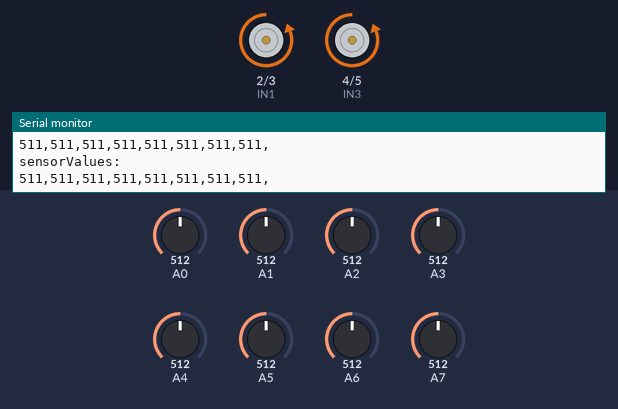
Bench run of a program on a simulated Arduino Nano, built with avr-gcc and run on an emulated ATmega328P. Shown: motor-driver pin pairs drawn as motors (green arrow = first pin HIGH = forward, orange = second pin HIGH = backward, longer = more drive, scaled by the enable pin), the last lines printed to the serial monitor. The test bench sets the inputs (shaded band); at power-on: A5 = 512, A0 = 512, A1 = 512, A2 = 512, A3 = 512, A4 = 512, A6 = 512, A7 = 512.

Above: at 1.7 s.
1.8 s: A5 set to 55
4.8 s: A5 set to 49
At 5.45 s:
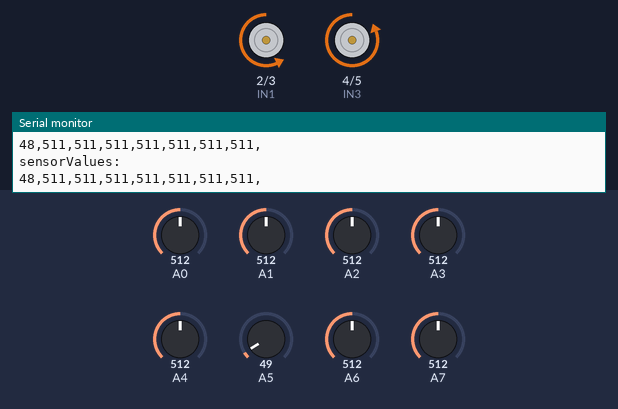
At 7.2 s:
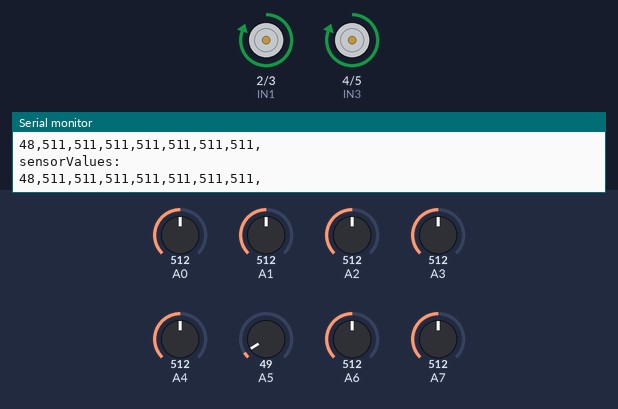
Timing chart, 0 to 8.7 s (numbered marks = the images above; inputs shaded):
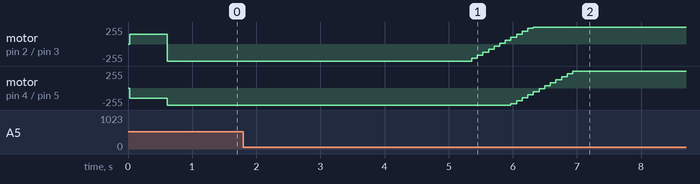

Measured:
- the behaviour switches between 52 and 51 on A5 (found by bisection; images 0 and 1)
- after the input at 4.8 s, motor on pin 2 (IN1) / pin 3 (IN2): moves from backward 255/255 to forward 255/255 over 0.96 s, starting after 0.56 s; motor on pin 4 (IN3) / pin 5 (IN4): moves from backward 255/255 to forward 255/255 over 0.96 s, starting after 1.2 s

The program:

main.cpp
```cpp
/*
 * @Author: KHADRAOUI Ibrahim
 * @Date: 2021-07-09 01:34:33
 * @Last Modified by: KHADRAOUI Ibrahim
 * @Last Modified time: 2021-10-08 11:59:11
 */

/*Libraries*/
#include <Arduino.h>
#include <SoftwareSerial.h>
#include <QTRSensors.h>

/*Defines*/
#define IN1 2
#define IN2 3
#define IN3 4
#define IN4 5
#define ENA 6
#define ENB 9
#define RX_BT 10
#define TX_BT 11
#define SL3 A5
#define SL2 A4
#define SL1 A3
#define SL0 A2
#define SR0 A1
#define SR1 A0
#define SR2 A7
#define SR3 A6
/* SL3 SL2 SL1 SL0 SR0 SR1 SR2 SR3 */

/*Instances*/
SoftwareSerial SSerial(RX_BT, TX_BT);
QTRSensors qtr;

/*Variables*/
float Kp = 64, Ki = 1.8, Kd = 0.0;//change the value of kp ,ki and kd factors randomly and find a set of these value witch works good for your robot
float error = 0, P = 0, I = 0, D = 0, PID_value = 0;//defining the initial value 0
float previous_error = 0, previous_I = 0;//defining initially values of previous_error and previous_I 0
int initial_motor_speed = 170;//defining the initial value of the motor speed as 100,can be changed
const uint8_t SensorCount = 8;
uint16_t sensorValues[SensorCount];
bool Black_Line[SensorCount];
int left_motor_speed, right_motor_speed;

/*Functions*/
void calculate_pid(void);//function that calculates the pid value
void motor_control(void);//function that perform motor control action
void bluetooth_values();//function that get pid constants from HC-05
void track_black_line();
void emptyBuff();
void motor(int vR, int vL);

void setup() {
  pinMode(IN1, OUTPUT);
  pinMode(IN2, OUTPUT);
  pinMode(IN3, OUTPUT);
  pinMode(IN4, OUTPUT);
  pinMode(ENA, OUTPUT);
  pinMode(ENB, OUTPUT);
  SSerial.begin(9600);
  Serial.begin(9600);
  qtr.setTypeAnalog();
  qtr.setSensorPins((const uint8_t[]) { SL3, SL2, SL1, SL0, SR0, SR1, SR2, SR3 }, 8);
  qtr.setSamplesPerSensor(2);

  //pid values from phone
  //bluetooth_values();

  /*SSerial.println("Calibration started for 10 secondes");
  Serial.println("Calibration started for 10 secondes");
  // analogRead() takes about 0.1 ms on an AVR.
  // 0.1 ms per sensor * 8 samples per sensor read * 8 sensors
  // * 10 reads per calibrate() call = 64 ms per calibrate() call.
  // Call calibrate() 156 times to make calibration take about 10 seconds.
  for(uint16_t i = 0; i < 156; i++) {
    qtr.calibrate();
  }
  SSerial.println("Calibration terminated");
  Serial.println("Calibration terminated");

  SSerial.println("Sensor calibration minimum:");
  Serial.println("Sensor calibration minimum:");
  for(uint8_t i = 0; i < SensorCount; i++) {
    SSerial.print(qtr.calibrationOn.minimum[i]);
    SSerial.print(" ");
    Serial.print(qtr.calibrationOn.minimum[i]);
    Serial.print(" ");
  }
  SSerial.println();
  SSerial.println("Sensor calibration maximum:");
  Serial.println();
  Serial.println("Sensor calibration maximum:");
  for(uint8_t i = 0; i < SensorCount; i++) {
    SSerial.print(qtr.calibrationOn.maximum[i]);
    SSerial.print(" ");
    Serial.print(qtr.calibrationOn.maximum[i]);
    Serial.print(" ");
  }
  SSerial.println();
  Serial.println();*/

  //value after calibration
  qtr.calibrate();
  for(uint8_t i = 0; i < SensorCount; i++) {
    qtr.calibrationOn.minimum[i] = 260;
  }
  for(uint8_t i = 0; i < SensorCount; i++) {
    qtr.calibrationOn.maximum[i] = 580;
  }

  motor(150,150);
  delay(500);
}

void loop() {

  //Print raw Sensor data
  qtr.read(sensorValues, QTRReadMode::On);
  SSerial.println("\n\rsensorValues:");
  Serial.println("\n\rsensorValues:");
  for(uint8_t i = 0; i < SensorCount; i++) {
    SSerial.print(sensorValues[i]);
    SSerial.print(',');
    Serial.print(sensorValues[i]);
    Serial.print(',');
  }

  //Print black line position
  /*SSerial.println("\n\rBlack_Line:");
  Serial.println("\n\rBlack_Line:");
  for(uint8_t i = 0; i < SensorCount; i++) {
    SSerial.print(Black_Line[i]);
    SSerial.print(',');
    Serial.print(Black_Line[i]);
    Serial.print(',');
  }*/
  //track_black_line();

  //Print the error
  /*SSerial.println("\n\rerror:");
  Serial.println("\n\rerror:");
  SSerial.print(error);
  Serial.print(error);
  calculate_pid();

  SSerial.print(";\n\r******************");
  Serial.print(";\n\r******************");*/

  track_black_line();
  calculate_pid();
  motor_control();

  delay(1);

  //print the command sent to the motors
  /*SSerial.println("\n\rLeft Right Speed:");
  SSerial.print(left_motor_speed);SSerial.print("***");SSerial.print(right_motor_speed);*/
}

void calculate_pid() { //calculating pid
  if(Black_Line[0] == 0 && Black_Line[2] == 0 && Black_Line[3] == 0 && Black_Line[4] == 0 && Black_Line[5] == 0 && Black_Line[7] == 0) {
    error = 0;
  }
  else if(Black_Line[0] == 0 && Black_Line[2] == 0 && Black_Line[3] == 1 && Black_Line[4] == 0 && Black_Line[5] == 0 && Black_Line[7] == 0) {
    error = -1;
  }
  else if(Black_Line[0] == 0 && Black_Line[2] == 1 && Black_Line[3] == 1 && Black_Line[4] == 0 && Black_Line[5] == 0 && Black_Line[7] == 0) {
    error = -2;
  }
  else if(Black_Line[0] == 0 && Black_Line[2] == 1 && Black_Line[3] == 0 && Black_Line[4] == 0 && Black_Line[5] == 0 && Black_Line[7] == 0) {
    error = -3;
  }
  else if(Black_Line[0] == 0 && Black_Line[2] == 1 && Black_Line[3] == 0 && Black_Line[4] == 0 && Black_Line[5] == 0 && Black_Line[7] == 0) {
    error = -4;
  }
  else if(Black_Line[0] == 0 && Black_Line[2] == 0 && Black_Line[3] == 0 && Black_Line[4] == 0 && Black_Line[5] == 0 && Black_Line[7] == 0) {
    error = -5;
  }
  else if(Black_Line[0] == 1 && Black_Line[2] == 0 && Black_Line[3] == 0 && Black_Line[4] == 0 && Black_Line[5] == 0 && Black_Line[7] == 0) {
    error = -7;
  }
  else if(Black_Line[0] == 0 && Black_Line[2] == 0 && Black_Line[3] == 0 && Black_Line[4] == 1 && Black_Line[5] == 0 && Black_Line[7] == 0) {
    error = 1;
  }
  else if(Black_Line[0] == 0 && Black_Line[2] == 0 && Black_Line[3] == 0 && Black_Line[4] == 1 && Black_Line[5] == 1 && Black_Line[7] == 0) {
    error = 2;
  }
  else if(Black_Line[0] == 0 && Black_Line[2] == 0 && Black_Line[3] == 0 && Black_Line[4] == 0 && Black_Line[5] == 1 && Black_Line[7] == 0) {
    error = 3;
  }
  else if(Black_Line[0] == 0 && Black_Line[2] == 0 && Black_Line[3] == 0 && Black_Line[4] == 0 && Black_Line[5] == 1 && Black_Line[7] == 0) {
    error = 4;
  }
  else if(Black_Line[0] == 0 && Black_Line[2] == 0 && Black_Line[3] == 0 && Black_Line[4] == 0 && Black_Line[5] == 0 && Black_Line[7] == 0) {
    error = 5;
  }
  else if(Black_Line[0] == 0 && Black_Line[2] == 0 && Black_Line[3] == 0 && Black_Line[4] == 0 && Black_Line[5] == 0 && Black_Line[7] == 1) {
    error = 7;
  }
  else if(Black_Line[0] == 1) {
    error = -25;
  }
  else if(Black_Line[7] == 1) {
    error = 25;
  }
  else {
    error = error;
  }
  /*if(Black_Line[2] == 1 && Black_Line[3] == 1 && Black_Line[4] == 1 && Black_Line[5] == 1) {
    motor(0,0);
    while (1) delay(1);
  }*/

  P = error;
  D = error - previous_error;
  PID_value = (Kp * P) + (Ki * I) + (Kd * D);
  previous_error = error;
  I += error;
}

void motor_control() { //motor control
  // Calculating the effective motor speed:
  left_motor_speed = initial_motor_speed + PID_value;
  right_motor_speed = initial_motor_speed - PID_value;

  // The motor speed should not exceed the max PWM value
  if (left_motor_speed > 255) left_motor_speed = 255;
  if (right_motor_speed > 255) right_motor_speed = 255;
  if (left_motor_speed < -255) left_motor_speed = -255;
  if (right_motor_speed < -255) right_motor_speed = -255;

  motor(right_motor_speed, left_motor_speed);
}

void bluetooth_values() {
  while(!SSerial.available()) {//waiting for HC-05
    delay(1);
  }
  emptyBuff();
  SSerial.println("Hello Enter following values");
  SSerial.println("Kp: ");
  while(SSerial.available() == 0) {
    delay(1);
  }
  Kp = SSerial.parseFloat();
  Serial.print("Kp = ");Serial.println(Kp);
  emptyBuff();
  SSerial.println("Ki: ");
  while(SSerial.available() == 0) {
    delay(1);
  }
  Ki = SSerial.parseFloat();
  Serial.print("Ki = ");Serial.println(Ki);
  emptyBuff();
  SSerial.println("Kd: ");
  while(SSerial.available() == 0) {
    delay(1);
  }
  Kd = SSerial.parseFloat();
  Serial.print("Kd = ");Serial.println(Kd);
  emptyBuff();
  SSerial.println("Base Speed: ");
  while(SSerial.available() == 0) {
    delay(1);
  }
  initial_motor_speed = SSerial.parseInt();
  Serial.print("base speed = ");Serial.println(initial_motor_speed);
  emptyBuff();
}

void track_black_line() {

  for(uint8_t i = 0; i < SensorCount; i++) {
    uint16_t value = sensorValues[i];
    qtr.readCalibrated(sensorValues, QTRReadMode::On);

    // only average in values that are above a noise threshold
    if(value > 50) {
      Black_Line[i] = 1;
    }
    else {
      Black_Line[i] = 0;
    }
  }
}

void emptyBuff(){
  char x;
  while (SSerial.available() != 0){
    x = SSerial.read();
  }
}

void motor(int vR, int vL) {

  if (vR > 0 && vL > 0) {
    digitalWrite(IN1, HIGH);
    digitalWrite(IN2, LOW);
    digitalWrite(IN3, LOW);
    digitalWrite(IN4, HIGH);
    analogWrite(ENA, vL);
    analogWrite(ENB, vR);
  }
  else if (vR < 0 && vL > 0) {
    vR *= -1;
    digitalWrite(IN1, HIGH);
    digitalWrite(IN2, LOW);
    digitalWrite(IN3, HIGH);
    digitalWrite(IN4, LOW);
    analogWrite(ENA, vL);
    analogWrite(ENB, vR);
  }
  else if (vR > 0 && vL < 0) {
    vL *= -1;
    digitalWrite(IN1, LOW);
    digitalWrite(IN2, HIGH);
    digitalWrite(IN3, LOW);
    digitalWrite(IN4, HIGH);
    analogWrite(ENA, vL);
    analogWrite(ENB, vR);
  }
  else if (vR < 0 && vL < 0) {
    vL *= -1;
    vR *= -1;
    digitalWrite(IN1, LOW);
    digitalWrite(IN2, HIGH);
    digitalWrite(IN3, HIGH);
    digitalWrite(IN4, LOW);
    analogWrite(ENA, vL);
    analogWrite(ENB, vR);
  }
  else if (vR == 0 && vL == 0) {
    digitalWrite(IN1, LOW);
    digitalWrite(IN2, LOW);
    digitalWrite(IN3, LOW);
    digitalWrite(IN4, LOW);
    analogWrite(ENA, vL);
    analogWrite(ENB, vR);
  }

}
```
